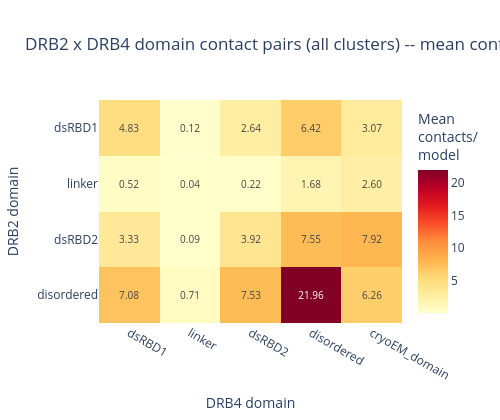

The cell this chart's notebook holds for it:
### Markdown cell above
## DRB2 x DRB4 domain-pair heatmap (all clusters pooled)

### Code cell
def domain_pair_heatmap(data, title, filename, n_models_norm, subdir="domain_contacts"):
    sub = data.dropna(subset=["drb2_domain", "drb4_domain"])
    ct = (
        sub.groupby(["drb2_domain", "drb4_domain"], observed=True)
        .size()
        .unstack(fill_value=0)
        .reindex(index=DRB2_LABELS, columns=DRB4_LABELS, fill_value=0)
    )
    rate = ct / n_models_norm if n_models_norm else ct

    fig = go.Figure(go.Heatmap(
        z=rate.values, x=DRB4_LABELS, y=DRB2_LABELS,
        colorscale="YlOrRd",
        text=[[f"{v:.2f}" if v > 0 else "" for v in row] for row in rate.values],
        texttemplate="%{text}", textfont=dict(size=10),
        hovertemplate="DRB2 domain: %{y}<br>DRB4 domain: %{x}<br>%{z:.3f} contacts/model<extra></extra>",
        colorbar=dict(title="Mean<br>contacts/<br>model"),
    ))
    fig.update_layout(
        title=title, xaxis_title="DRB4 domain", yaxis_title="DRB2 domain",
        yaxis=dict(autorange="reversed"), template=TEMPLATE,
        width=max(500, len(DRB4_LABELS) * 90), height=max(420, len(DRB2_LABELS) * 55),
    )
    save_fig(fig, filename, subdir)
    return ct

n_models_total = df.groupby(["cluster", "fname"]).ngroups
ct_all = domain_pair_heatmap(
    df, "DRB2 x DRB4 domain contact pairs (all clusters) -- mean contacts per model",
    "drb2_drb4_domain_heatmap_all_clusters.html", n_models_total,
)
ct_all

### Figure 1 — Plotly figure (JSON) as saved in the notebook; plotly's stock layout.template omitted (floating-point values rounded to 4 significant figures)
{"data": [{"colorbar": {"title": {"text": "Mean<br>contacts/<br>model"}}, "colorscale": [[0.0, "rgb(255,255,204)"], [0.125, "rgb(255,237,160)"], [0.25, "rgb(254,217,118)"], [0.375, "rgb(254,178,76)"], [0.5, "rgb(253,141,60)"], [0.625, "rgb(252,78,42)"], [0.75, "rgb(227,26,28)"], [0.875, "rgb(189,0,38)"], [1.0, "rgb(128,0,38)"]], "hovertemplate": "DRB2 domain: %{y}<br>DRB4 domain: %{x}<br>%{z:.3f} contacts/model<extra></extra>", "text": [["4.83", "0.12", "2.64", "6.42", "3.07"], ["0.52", "0.04", "0.22", "1.68", "2.60"], ["3.33", "0.09", "3.92", "7.55", "7.92"], ["7.08", "0.71", "7.53", "21.96", "6.26"]], "textfont": {"size": 10}, "texttemplate": "%{text}", "type": "heatmap", "x": ["dsRBD1", "linker", "dsRBD2", "disordered", "cryoEM_domain"], "y": ["dsRBD1", "linker", "dsRBD2", "disordered"], "z": [[4.831, 0.1247, 2.645, 6.423, 3.072], [0.5201, 0.0444, 0.222, 1.685, 2.603], [3.332, 0.08879, 3.92, 7.548, 7.924], [7.082, 0.7082, 7.526, 21.96, 6.264]]}], "layout": {"height": 420, "title": {"text": "DRB2 x DRB4 domain contact pairs (all clusters) -- mean contacts per model"}, "width": 500, "xaxis": {"title": {"text": "DRB4 domain"}}, "yaxis": {"autorange": "reversed", "title": {"text": "DRB2 domain"}}}}
